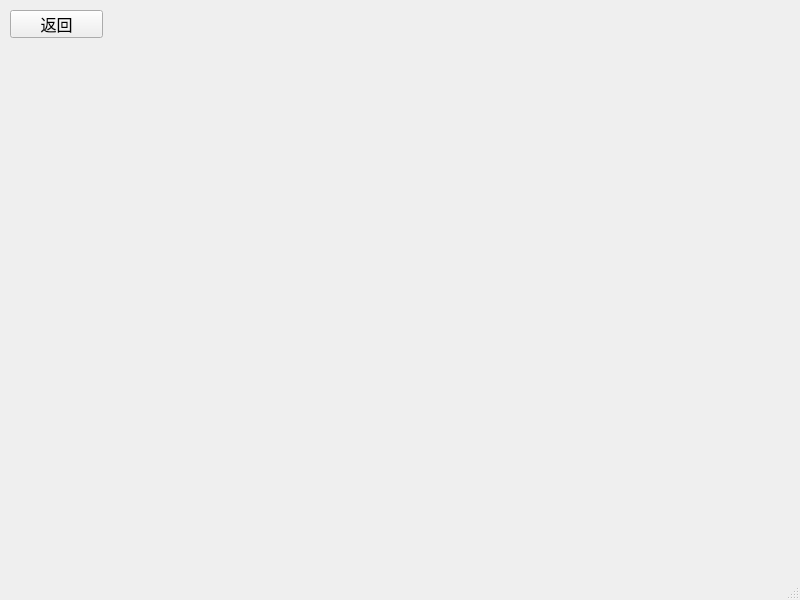
<?xml version="1.0" encoding="UTF-8"?>
<ui version="4.0">
 <class>teacher</class>
 <widget class="QMainWindow" name="teacher">
  <property name="geometry">
   <rect>
    <x>0</x>
    <y>0</y>
    <width>800</width>
    <height>600</height>
   </rect>
  </property>
  <property name="font">
   <font>
    <family>Arial</family>
    <pointsize>12</pointsize>
   </font>
  </property>
  <property name="windowTitle">
   <string>教师</string>
  </property>
  <widget class="QWidget" name="centralwidget">
   <widget class="QPushButton" name="backbutton">
    <property name="geometry">
     <rect>
      <x>10</x>
      <y>10</y>
      <width>93</width>
      <height>28</height>
     </rect>
    </property>
    <property name="text">
     <string>返回</string>
    </property>
   </widget>
  </widget>
  <widget class="QMenuBar" name="menubar">
   <property name="geometry">
    <rect>
     <x>0</x>
     <y>0</y>
     <width>800</width>
     <height>29</height>
    </rect>
   </property>
  </widget>
  <widget class="QStatusBar" name="statusbar"/>
 </widget>
 <resources/>
 <connections/>
</ui>
